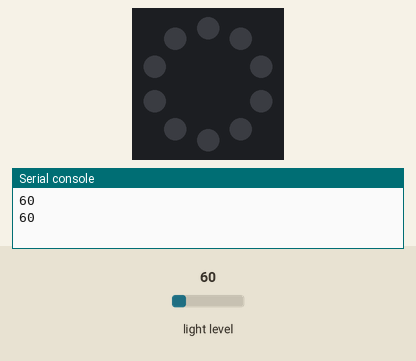
The program below on a simulated Circuit Playground running CircuitPython. On the bench: the board's ring of 10 RGB LEDs (number 0 left of the top, counting anticlockwise), the last lines printed to the serial console. The inputs (shaded band) are chosen by the test bench; at power-on: light level 60.

Above: at 1.2 s.
1.3 s: light level set to 7
3.2 s: light level set to 4
At 5.2 s:
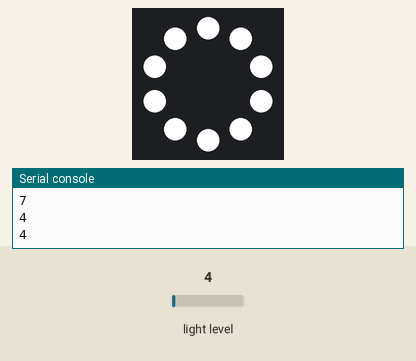
5.5 s: light level set to 6
At 6.8 s:
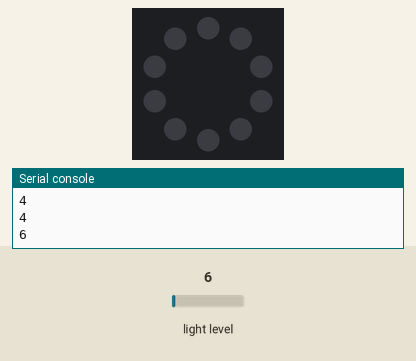
Timing chart, 0 to 8.5 s (numbered marks = the images above; inputs shaded):
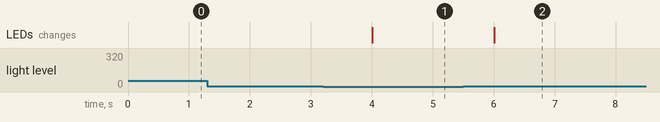

The program:

Light_sensor.py
```python
import time
from adafruit_circuitplayground import cp

while True:
    print(cp.light)
    if cp.light <= 5:
        cp.pixels.fill((255,255,255))
    if cp.light > 5:
        cp.pixels.fill((0,0,0))
    time.sleep(1)
```

Measured:
- the behaviour switches between 6 and 5 on light level (found by bisection; images 0 and 1)
- after the input at 3.2 s, the LEDs: change after 0.81 s (image 1)
- after the input at 5.5 s, the LEDs: change after 0.51 s (image 2)
